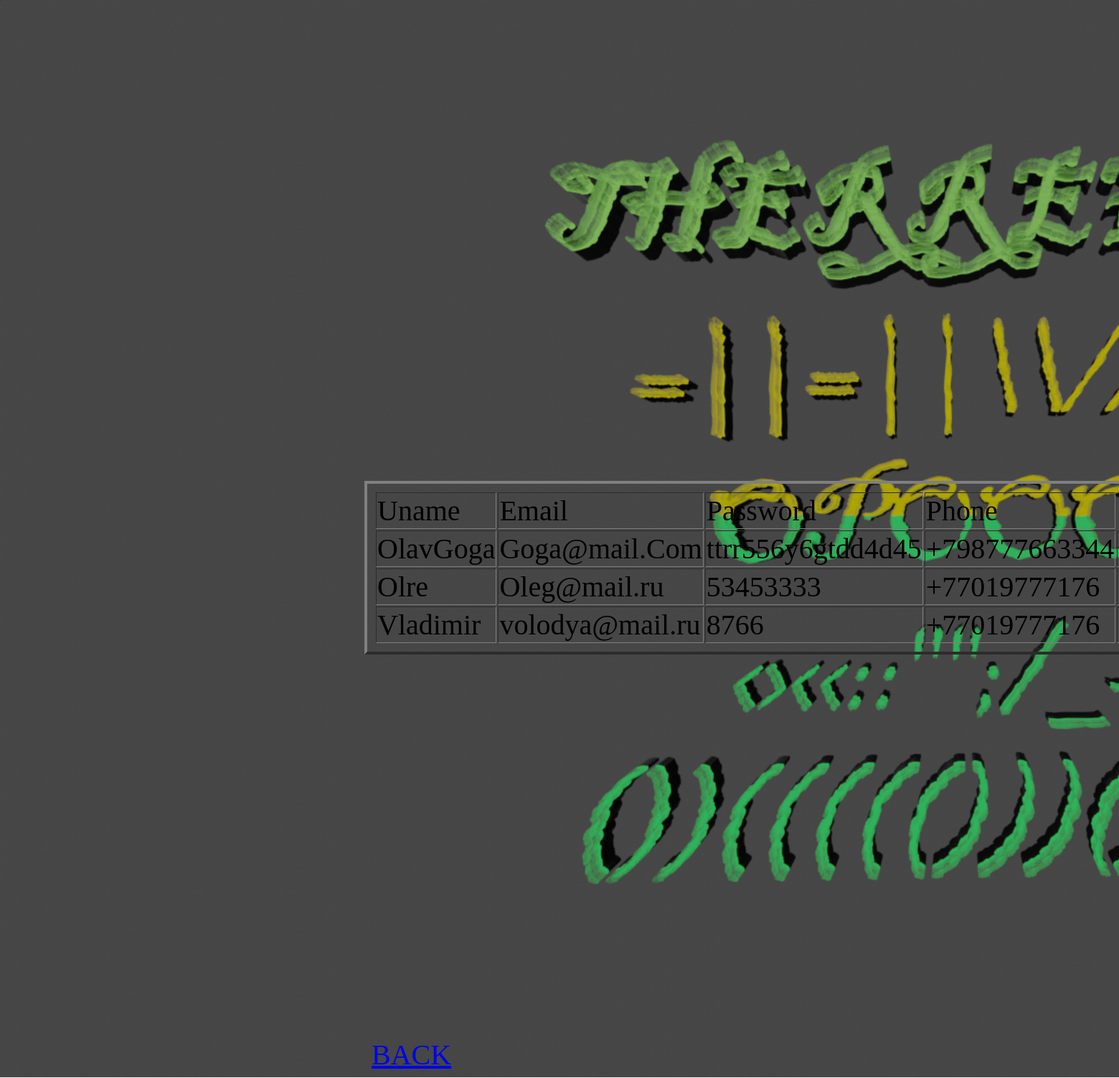
Page /SaveGame.php on the committed database.
### tables this page shows
CREATE TABLE IF NOT EXISTS `phphackero` (
  `id` int NOT NULL AUTO_INCREMENT,
  `Uname` varchar(120) NOT NULL,
  `Email` varchar(120) NOT NULL,
  `Password` varchar(120) NOT NULL,
  `Phone` varchar(120) NOT NULL,
  PRIMARY KEY (`id`)
);

### SaveGame.php (the view, shortened to what this page needs)
<?php
$con = mysqli_connect("localhost","root","","phphackero");
?>
<!doctype html>
<html lang="en">
    <head>
</head>
<body>
    <p>&nbsp</p>
    <p>&nbsp</p>
    <p>&nbsp</p>
    <p>&nbsp</p>
    <p>&nbsp</p>
    <table border="4px">
        <tr>
            <td>Uname</td>
            <td>Email</td>
            <td>Password</td>
            <td>Phone</td>
</tr>
<?php
$sql = "SELECT * FROM phphackero";
$resonance = mysqli_query($con,$sql);
if(mysqli_num_rows($resonance) > 0){
    while($row = mysqli_fetch_array($resonance)){
        ?>
        <tr>
            <td><?php echo $row['Uname'];?></td>
            <td><?php echo $row['Email'];?></td>
            <td><?php echo $row['Password'];?></td>
            <td><?php echo $row['Phone'];?></td>
            <td><a href="Edit.php?id=<?php echo $row['id'];?>">EDIT</a></td>
    </tr>
        <?php
    }
}
else{
    echo "Notfound";
}
?>
</table>
<div>
    <p>&nbsp</p><a href="Secondary.php" style="position: relative; text: align-center;">BACK</a>
</div>
</body>
</html>

### SaveGame.php (style rules this page uses)
body { background-image: url('PHPHackero3.png'); background-size: cover; background-repeat: no-repeat; }
table { margin: 500px; padding: 10px; font-size: 40px; font-family: "Impact"; color: "#deff81"; text: "align-center"; }
a { margin: 500px; padding: 10px; font-size: 40px; font-family: "Impact"; color: "#deff81"; text: "align-center"; }

### rows in the picture
phphackero: Uname "OlavGoga", Email "Goga@mail.Com", Password "ttrr556y6gtdd4d45", Phone "+798777663344"
phphackero: Uname "Olre", Email "Oleg@mail.ru", Password "53453333", Phone "+77019777176"
phphackero: Uname "Vladimir", Email "volodya@mail.ru", Password "8766", Phone "+77019777176"
